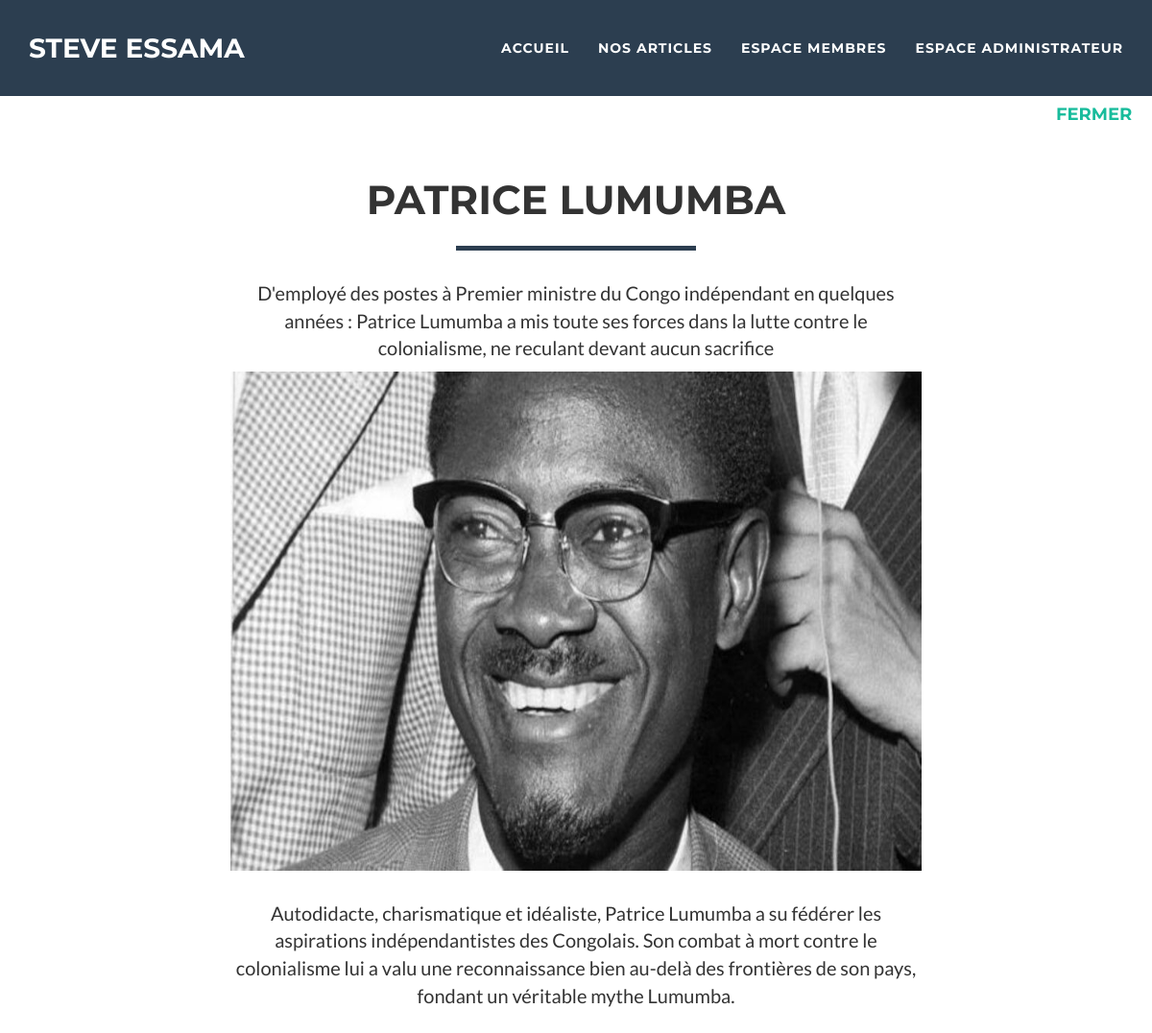
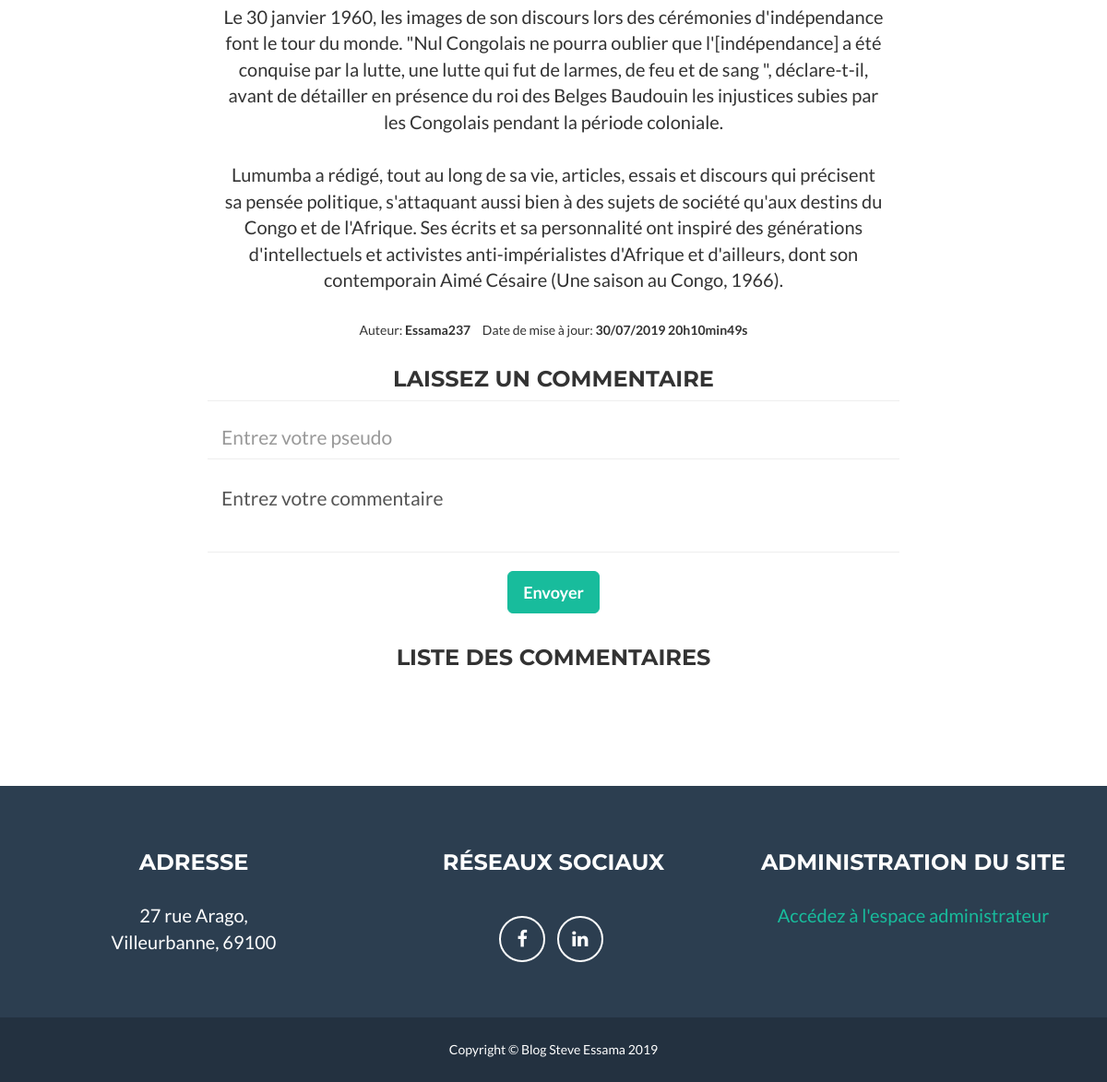
/index.php?action=post&id=7&titre=Patrice Lumumba, run on the app's committed database (2 pictures, top to bottom).
### tables this page shows
CREATE TABLE IF NOT EXISTS `articles` (
  `idPost` int(11) NOT NULL AUTO_INCREMENT,
  `titreArticle` char(50) NOT NULL,
  `pseudoAuteur` char(30) NOT NULL,
  `descriptifArticle` char(200) NOT NULL,
  `contenu` text NOT NULL,
  `dateModification` datetime NOT NULL DEFAULT CURRENT_TIMESTAMP,
  `imageArticle` char(50) NOT NULL,
  `nomImage` varchar(255) NOT NULL,
  PRIMARY KEY (`idPost`)
);

### controller/frontend.php (called while the page is built, shortened)
<?php
require_once ABSOLUTE_PATH."/model/NewsManager.php";
require_once ABSOLUTE_PATH."/model/news.php";
function post()
{
    $post = new NewsManager();
    $news = $post->getPostById($_GET['id']);
    require ABSOLUTE_PATH.'/view/view_post.php';
}

### model/NewsManager.php (called while the page is built, shortened)
<?php
class NewsManager extends Manager
{
    public function getPostById($postId)
    {
        $db  = $this->dbconnect();
        $query = $db->prepare('SELECT titreArticle, pseudoAuteur, contenu, DATE_FORMAT(dateModification, "%d/%m/%Y %Hh%imin%ss") AS                                     dateModification, idPost, descriptifArticle, imageArticle FROM articles WHERE idPost = ?');
        $query->execute(array($postId));
        $resultDb = $query->fetch(PDO::FETCH_ASSOC);
        $post = new News();
        $post->hydrate($resultDb);
        return $post;
    }
}

### model/news.php (called while the page is built, shortened)
<?php
class News
{
    private $_idPost;
    private $_titreArticle;
    private $_pseudoAuteur;
    private $_descriptifArticle;
    private $_contenu;
    private $_dateModification;
    private $_imageArticle;
    public function hydrate(array $donnees)
    {
        foreach ($donnees as $key => $value) {
            $method = 'set' . ucfirst($key);
        }
    }
    public function getIdPost()
    {
        return $this->_idPost;
    }
    public function getTitreArticle()
    {
        return $this->_titreArticle;
    }
    public function getPseudoAuteur()
    {
        return $this->_pseudoAuteur;
    }
    public function getDescriptifArticle()
    {
        return $this->_descriptifArticle;
    }
    public function getContenu()
    {
        return $this->_contenu;
    }
    public function getDateModification()
    {
        return $this->_dateModification;
    }
    public function getImageArticle()
    {
        return $this->_imageArticle;
    }
    public function setIdPost($idPost)
    {
        $idPost = (int) $idPost;
        if ($idPost > 0) {
            $this->_idPost = $idPost;
        }
    }
    public function setTitreArticle($titreArticle)
    {
        if (is_string($titreArticle)) {
            $this->_titreArticle = $titreArticle;
        }
    }
    public function setPseudoAuteur($pseudoAuteur)
    {
        if (is_string($pseudoAuteur)) {
            $this->_pseudoAuteur = $pseudoAuteur;
        }
    }
    public function setDescriptifArticle($descriptifArticle)
    {
        if (is_string($descriptifArticle)) {
            $this->_descriptifArticle = $descriptifArticle;
        }
    }
    public function setContenu($contenu)
    {
        if (is_string($contenu)) {
            $this->_contenu = $contenu;
        }
    }
    public function setDateModification($dateModification)
    {
        $this->_dateModification = $dateModification;
    }
    public function setImageArticle($imageArticle)
    {
        $this->_imageArticle = $imageArticle;
    }
}

### view/view_post.php (the view, shortened to what this page needs)
<nav id="mainNav" class="navbar navbar-default navbar-fixed-top navbar-custom">
    <div class="container">
        <div class="navbar-header page-scroll">
            <a class="navbar-brand" href="#page-top">Steve Essama</a>
        </div>
        <div class="collapse navbar-collapse" id="bs-example-navbar-collapse-1">
            <?php if (!array_key_exists('success_connect', $_SESSION)): ?>
            <ul class="nav navbar-nav navbar-right">
                <li><a href="index.php">Accueil</a></li>
                <li class="page-scroll"><a href="index.php?action=listposts"> Nos articles </a></li>
                <li class="page_scroll"><a href="index.php?action=connection"> Espace membres </a></li>
                <li class="page_scroll"><a href="index.php?action=connect_admin"> Espace administrateur </a></li>
            </ul>
            <?php endif; ?>
        </div>
    </div>
</nav>
<div class="portfolio-modal" tabindex="-1">
    <div class="modal-content">
        <div class="close-modal">
            <a href="index.php?action=listposts">
                <h4>Fermer</h4>
            </a>
        </div>
        <div class="container">
            <div class="row">
                <div class="col-lg-8 col-lg-offset-2">
                    <div class="modal-body">
                        <h2><?= htmlspecialchars($news->getTitreArticle())?></h2>
                        <hr class="star-primary">
                        <p><?= htmlspecialchars($news->getDescriptifArticle())?></p>
                        <img src="<?= htmlspecialchars($news->getImageArticle())?>" class="img-responsive img-centered" alt="image_article">
                        <p><?= nl2br(htmlspecialchars($news->getContenu()))?></p>
                        <ul class="list-inline item-details">
                            <li>Auteur:
                                <strong><?= htmlspecialchars($news->getPseudoAuteur())?></strong>
                            </li>
                            <li>Date de mise à jour:
                                <strong><?= htmlspecialchars($news->getDateModification())?></strong>
                            </li>
                        </ul>
                        <h3>Laissez un commentaire </h3>
                        <form action="index.php?action=post&amp;id=<?= $news->getIdPost()?>" id="comment" method="post">
                            <div class="row control-group">
                                <div class="form-group col-xs-12 floating-label-form-group controls">
                                    <input required placeholder="Entrez votre pseudo" type="text" name="pseudo" class="form-control">
                                </div>
                            </div>
                            <div class="row control-group">
                                <div class="form-group col-xs-12 floating-label-form-group controls">
                                    <textarea name="user_comment" class="form-control">Entrez votre commentaire</textarea>
                                </div>
                            </div>
                            <br>
                            <div class="row">
                                <div class="form-group col-xs-12">
                                    <button type="submit" class="btn btn-success btn-lg" name="submit_comment">Envoyer</button>
                                </div>
                            </div>
                        </form>
                        <h3>Liste des commentaires</h3>
                    </div>
                </div>
            </div>
        </div>
    </div>
</div>
<footer class="text-center">
    <div class="footer-above">
        <div class="container">
            <div class="row">
                <div class="footer-col col-md-4">
                    <h3>Adresse</h3>
                    <p>
                        27 rue Arago, <br>
                        Villeurbanne, 69100
                    </p>
                </div>
                <div class="footer-col col-md-4">
                    <h3>Réseaux sociaux</h3>
                    <ul class="list-inline">
                        <li>
                            <a href="https://openclassrooms.facebook.com/profile.php?id=100030215146732" class="btn-social btn-outline"><i class="fa fa-fw                                   fa-facebook"></i></a>
                        </li>
                        <li>
                            <a href="https://www.linkedin.com/in/essama-mgba-franck-steve-7a6227175/" class="btn-social btn-outline"><i class="fa fa-fw                                     fa-linkedin"></i></a>
                        </li>
                    </ul>
                </div>
                <div class="footer-col col-md-4">
                    <h3>Administration du site</h3>
                    <p>
                        <a href="index.php?action=connect_admin"> Accédez à l'espace administrateur </a>
                    </p>
                </div>
            </div>
        </div>
    </div>
    <div class="footer-below">
        <div class="container">
            <div class="row">
                <div class="col-lg-12">
                    Copyright &copy; Blog Steve Essama 2019
                </div>
            </div>
        </div>
    </div>
</footer>
<?php require('template.php');?>

### public/css/freelancer.css (style rules this page uses)
body { font-family: 'Lato', 'Helvetica Neue', Helvetica, Arial, sans-serif; overflow-x: hidden; }
p { font-size: 20px; }
a, a:hover, a:focus, a:active, a.active { color: #18BC9C; outline: none; }
h1, h2, h3, h4, h5, h6 { font-family: "Montserrat", "Helvetica Neue", Helvetica, Arial, sans-serif; text-transform: uppercase; font-weight: 700; }
hr.star-light, hr.star-primary { padding: 0; border: none; border-top: solid 5px; text-align: center; max-width: 250px; margin: 25px auto 30px; }
hr.star-light:after, hr.star-primary:after { content: "\f005"; font-family: FontAwesome; display: inline-block; position: relative; top: -0.8em; font-size: 2em; padding: 0 0.25em; }
hr.star-primary { border-color: #2C3E50; }
hr.star-primary:after { background-color: white; color: #2C3E50; }
.img-centered { margin: 0 auto; }
.navbar-custom { background: #2C3E50; font-family: "Montserrat", "Helvetica Neue", Helvetica, Arial, sans-serif; text-transform: uppercase; font-weight: 700; border: none; }
.navbar-custom .navbar-brand { color: white; }
.navbar-custom .navbar-nav { letter-spacing: 1px; }
.navbar-custom .navbar-nav li a { color: white; }
@media (min-width: 768px) { .navbar-custom { padding: 25px 0; -webkit-transition: padding 0.3s; -moz-transition: padding 0.3s; transition: padding 0.3s; } }
@media (min-width: 768px) { .navbar-custom .navbar-brand { font-size: 2em; -webkit-transition: all 0.3s; -moz-transition: all 0.3s; transition: all 0.3s; } }
.floating-label-form-group { position: relative; margin-bottom: 0; padding-bottom: 0.5em; border-bottom: 1px solid #eeeeee; }
.floating-label-form-group input, .floating-label-form-group textarea { z-index: 1; position: relative; padding-right: 0; padding-left: 0; border: none; border-radius: 0; font-size: 1.5em; background: none; box-shadow: none !important; resize: none; }
form .row:first-child .floating-label-form-group { border-top: 1px solid #eeeeee; }
footer { color: white; }
footer h3 { margin-bottom: 30px; }
footer .footer-above { padding-top: 50px; background-color: #2C3E50; }
footer .footer-col { margin-bottom: 50px; }
footer .footer-below { padding: 25px 0; background-color: #233140; }
.btn-outline { color: white; font-size: 20px; border: solid 2px white; background: transparent; transition: all 0.3s ease-in-out; margin-top: 15px; }
.btn-success { color: white; background-color: #18BC9C; border-color: #18BC9C; font-weight: 700; }
.btn-social { display: inline-block; height: 50px; width: 50px; border: 2px solid white; border-radius: 100%; text-align: center; font-size: 20px; line-height: 45px; }
.portfolio-modal .modal-content { border-radius: 0; background-clip: border-box; -webkit-box-shadow: none; box-shadow: none; border: none; min-height: 100%; padding: 100px 0; text-align: center; }
.portfolio-modal .modal-content h2 { margin: 0; font-size: 3em; }
.portfolio-modal .modal-content img { margin-bottom: 30px; }
.portfolio-modal .modal-content .item-details { margin: 30px 0; }
.portfolio-modal .close-modal { position: absolute; width: 75px; height: 75px; background-color: transparent; top: 25px; right: 25px; cursor: pointer; }
@media all and (min-width: 992px) and (max-width:1200px) { .close-modal { margin-top: 75px; } }
@media all and (min-width: 992px) and (max-width:1200px) { .modal-body { margin-top: 70px; } }

### data on the page
articles: titreArticle "PATRICE LUMUMBA", descriptifArticle "D'employé des postes à Premier ministre du Congo indépendant en quelques années : Patrice Lumumba a mis toute ses forces dans la lutte contre le colonialisme, ne reculant devant aucun sacrifice", imageArticle (picture), contenu "Autodidacte, charismatique et idéaliste, Patrice Lumumba a su fédérer les aspirations indépendantistes des Congolais. Son combat à mort contre le colonialisme lui a valu une reconnaissance bien au-delà des frontières de son pays, fondant un véritable mythe Lumumba. Le 30 janvier 1960, les images de son discours lors des cérémonies d'indépendance font le tour du monde. \"Nul Congolais ne pourra oublier que l'[indépendance] a été conquise par la lutte, une lutte qui fut de larmes, de feu et de sang \", déclare-t-il, avant de détailler en présence du roi des Belges Baudouin les injustices subies par les Congolais pendant la période coloniale. Lumumba a rédigé, tout au long de sa vie, articles,…", pseudoAuteur "Essama237"

### other printed values
$news->getDateModification() "30/07/2019 20h10min49s"
